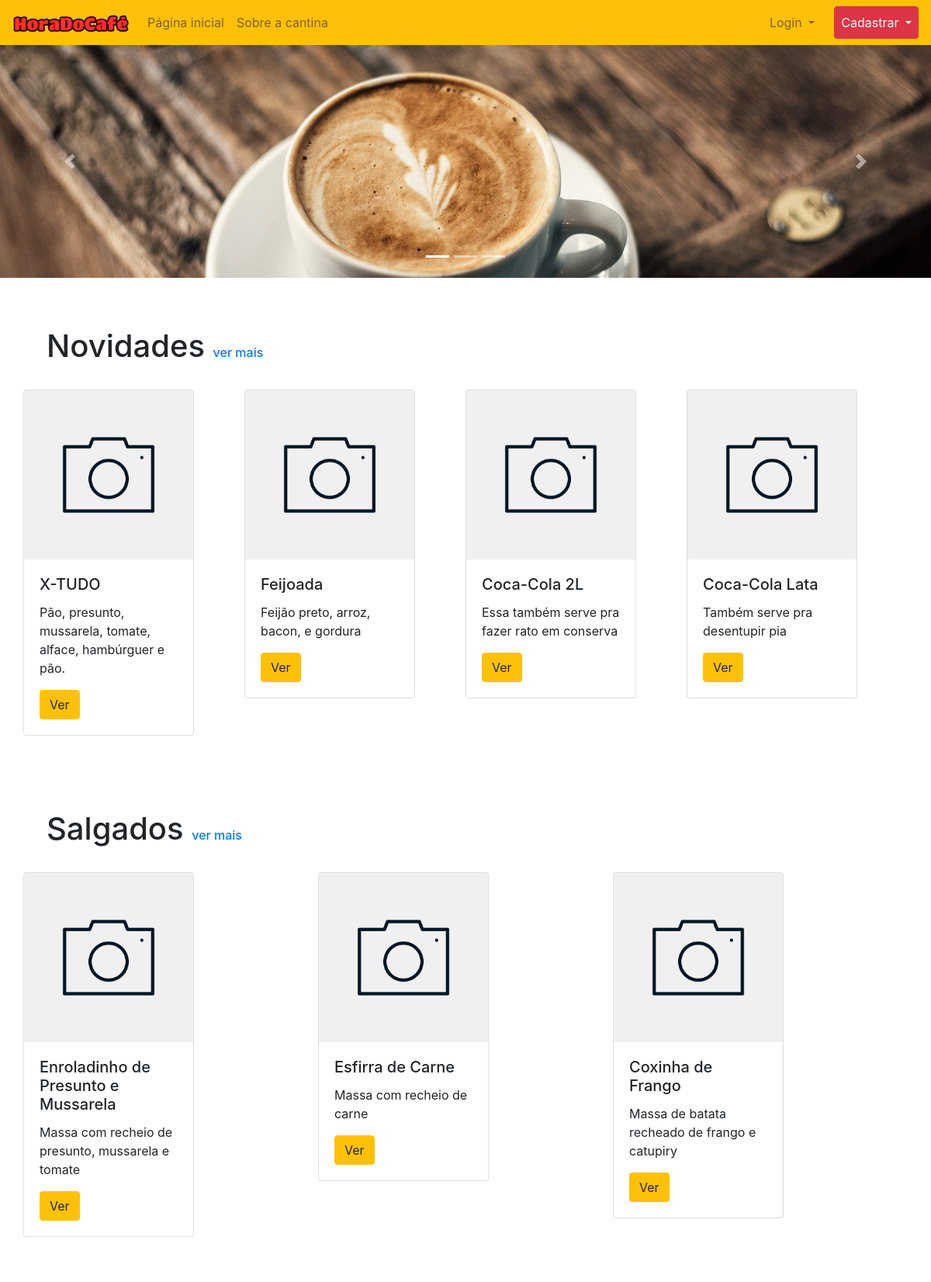
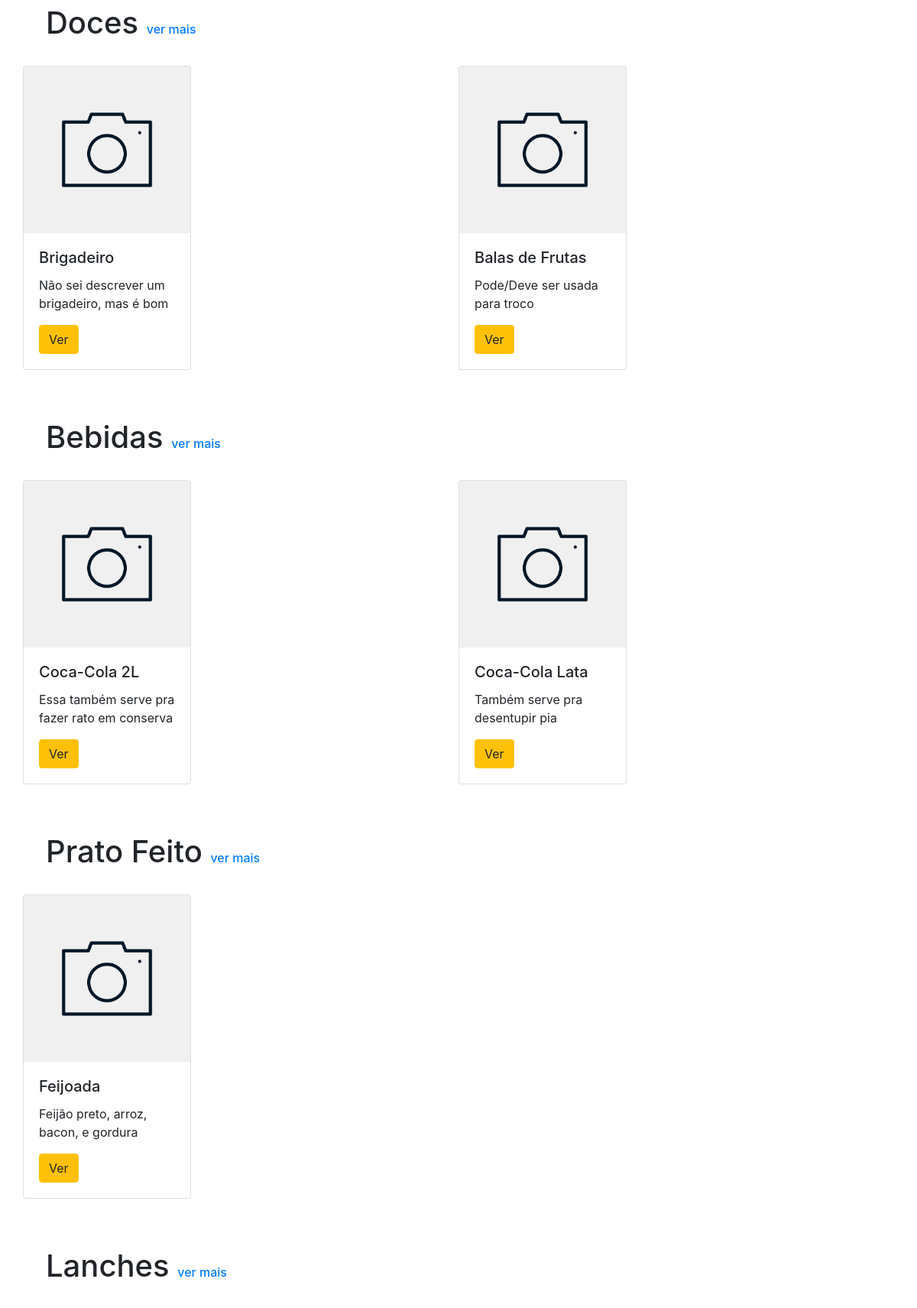
The page / (upper part) on the database its author committed (2 pictures, top to bottom).
### tables this page shows
CREATE TABLE IF NOT EXISTS Produto (
    id INT AUTO_INCREMENT,
    nome VARCHAR(128) NOT NULL,
    observacao VARCHAR(128) NOT NULL,
    descricao VARCHAR(512) NOT NULL,
    categoria INT NOT NULL,
    quantidade INT NOT NULL DEFAULT 0,
    preco DOUBLE NOT NULL,
    imagem VARCHAR(256) DEFAULT "padrao.png" NOT NULL,
    PRIMARY KEY(id),
    FOREIGN KEY(categoria) REFERENCES Categoria(id)
);

CREATE TABLE IF NOT EXISTS Categoria(
    id INT AUTO_INCREMENT,
    nome VARCHAR(64) NOT NULL,
    PRIMARY KEY(id)
);

### php/DAO/ProdutoDAO.php (called while the page is built, shortened)
<?php
    require($_SERVER['DOCUMENT_ROOT'] . "/horadocafe/php/conn.php");
    class ProdutoDAO{
        function listar4Categoria($categoria){
            $conexao = conectar();
            $query = "SELECT * FROM Produto WHERE categoria = ? AND id != 1 ORDER BY RAND() LIMIT 4;";
            $stmt = mysqli_prepare($conexao,$query);
            mysqli_stmt_bind_param($stmt,"i",$categoria);
            $resultado = executar_SQL($conexao,$stmt);
            return lerResultado($resultado);
        }
        function listar4Novos(){
            $conexao = conectar();
            $query = "SELECT * FROM Produto WHERE id != 1 ORDER BY id DESC LIMIT 4;";
            $stmt = mysqli_prepare($conexao,$query);
            $resultado = executar_SQL($conexao,$stmt);
            return lerResultado($resultado);
        }
    }
?>

### php/conn.php (called while the page is built, shortened)
<?php
if(!function_exists('executar_SQL')){
    function executar_SQL($conexao, $stmt){
        mysqli_stmt_execute($stmt) or die("Falha ao executar a consulta: " . $stmt->error);
        $resultado = mysqli_stmt_get_result($stmt);
        return $resultado;
    }
}
if(!function_exists('lerResultado')){
    function lerResultado($resultado){
        $arrayResultado = [];
        for($i=0;$i<mysqli_num_rows($resultado);$i++){
            $arrayResultado[$i] = mysqli_fetch_assoc($resultado);
        }
        return $arrayResultado;
    }
}
?>

### php/DAO/CategoriaDAO.php (called while the page is built, shortened)
<?php
    require($_SERVER['DOCUMENT_ROOT'] . "/horadocafe/php/conn.php");
    class CategoriaDAO{
        function listar(){
            $conexao = conectar();
            $query = "SELECT * FROM categoria WHERE id != 1;";
            $stmt = mysqli_prepare($conexao,$query);
            $resultado = executar_SQL($conexao,$stmt);
            return lerResultado($resultado);
        }
    }
?>

### index.php (the view, shortened to what this page needs)
<!doctype html>
<html>
    <head>
        <link rel="stylesheet" href="https://stackpath.bootstrapcdn.com/bootstrap/4.1.3/css/bootstrap.min.css">
        <link rel="stylesheet" type="text/CSS" href="css/estilo.css">
        <?php require "php/DAO/ProdutoDAO.php";
        require "php/DAO/CategoriaDAO.php"; ?>
    </head>
    <body>
        <?php require_once "php/imprimeNav.php"; ?>
        <div class="container-fluid px-0">
            <div id="carouselAnuncio" class="carousel slide" data-ride="carousel">
                <ol class="carousel-indicators">
                    <li data-target="#carouselAnuncio" data-slide-to="0" class="active"></li>
                    <li data-target="#carouselAnuncio" data-slide-to="1"></li>
                    <li data-target="#carouselAnuncio" data-slide-to="2"></li>
                </ol>
                <div class="carousel-inner">
                    <div class="carousel-item active">
                        <img class="d-block" src="img/slide1.jpg">
                    </div>
                </div>
                <a class="carousel-control-prev" href="#carouselAnuncio" role="button" data-slide="prev">
                    <span class="carousel-control-prev-icon" aria-hidden="true"></span>
                </a>
                <a class="carousel-control-next" href="#carouselAnuncio" role="button" data-slide="next">
                    <span class="carousel-control-next-icon" aria-hidden="true"></span>
                </a>
            </div>
            <div class="container">
                <div class="jumbotron jumbotron-fluid">
                    <div class="container mb-0">
                        <h1>Novidades <small class="h6"><a href="listar.php?opcao=novidades">ver mais</a></small></h1>
                    </div>
                    <div class="row">
                        <?php
                            $produtoDAO = new ProdutoDAO();
                            $novidades = $produtoDAO->listar4Novos();
                            if(count($novidades) != 0){
                                foreach($novidades as $novidade){?>
                                    <div class="col px-0">
                                        <div class="card cardproduto mt-4">
                                            <img class="card-img-top" src="imgProduto/padrao.png">
                                            <div class="card-body">
                                                <h5 class="card-title"><?php echo $novidade['nome']; ?></h5>
                                                <p class="card-text"><?php echo $novidade['descricao']; ?></p>
                                                <a href="detalhes.php?id=<?php echo $novidade['id']; ?>" class="btn btn-warning">Ver</a>
                                            </div>
                                        </div>
                                    </div>
                                <?php }
                            }
                        ?>
                    </div>
                </div>
                <?php
                    $categoriaDAO = new CategoriaDAO();
                    $categorias = $categoriaDAO->listar();
                    foreach($categorias as $categoria){
                ?>
                    <div class="jumbotron jumbotron-fluid pt-0 mb-0">
                        <div class="container">
                            <h1><?php echo $categoria['nome']; ?> <small class="h6"><a href="listar.php?opcao=<?php echo $categoria['id']; ?>">ver mais</a></small></h1>
                        </div>
                        <div class="row">
                            <?php
                                $produtoDAO = new ProdutoDAO();
                                $produtos = $produtoDAO->listar4Categoria($categoria['id']);
                                if(count($produtos) != 0){
                                    foreach($produtos as $produto){?>
                                        <div class="col px-0">
                                            <div class="card cardproduto mt-4">
                                                <img class="card-img-top" src="imgProduto/padrao.png">
                                                <div class="card-body">
                                                    <h5 class="card-title"><?php echo $produto['nome']; ?></h5>
                                                    <p class="card-text"><?php echo $produto['descricao']; ?></p>
                                                    <a href="detalhes.php?id=<?php echo $produto['id']; ?>" class="btn btn-warning">Ver</a>
                                                </div>
                                            </div>
                                        </div>
                                    <?php }
                                }
                            ?>
                        </div>
                    </div>
                <?php } ?>
            </div>
        </div>
    </body>
</html>

### css/estilo.css (style rules this page uses)
html { position: relative; min-height: 100%; }
body { margin-bottom: 112px; }
#carouselAnuncio .carousel-item { height: 300px; overflow: hidden; width: 100%; }
#carouselAnuncio .carousel-item img { width: 100%; min-height: 300px; }
.jumbotron { background-color: transparent; }
.cardproduto { width: 220px; }

### rows shown on the page
produto: nome "X-TUDO", descricao "Pão, presunto, mussarela, tomate, alface, hambúrguer e pão."
produto: nome "Feijoada", descricao "Feijão preto, arroz, bacon, e gordura"
produto: nome "Coca-Cola 2L", descricao "Essa também serve pra fazer rato em conserva"
produto: nome "Coca-Cola Lata", descricao "Também serve pra desentupir pia"
categoria: nome "Salgados"
produto: nome "Enroladinho de Presunto e Mussarela", descricao "Massa com recheio de presunto, mussarela e tomate"
produto: nome "Esfirra de Carne", descricao "Massa com recheio de carne"
produto: nome "Coxinha de Frango", descricao "Massa de batata recheado de frango e catupiry"
categoria: nome "Doces"
produto: nome "Brigadeiro", descricao "Não sei descrever um brigadeiro, mas é bom"
produto: nome "Balas de Frutas", descricao "Pode/Deve ser usada para troco"
categoria: nome "Bebidas"
categoria: nome "Prato Feito"
categoria: nome "Lanches"
